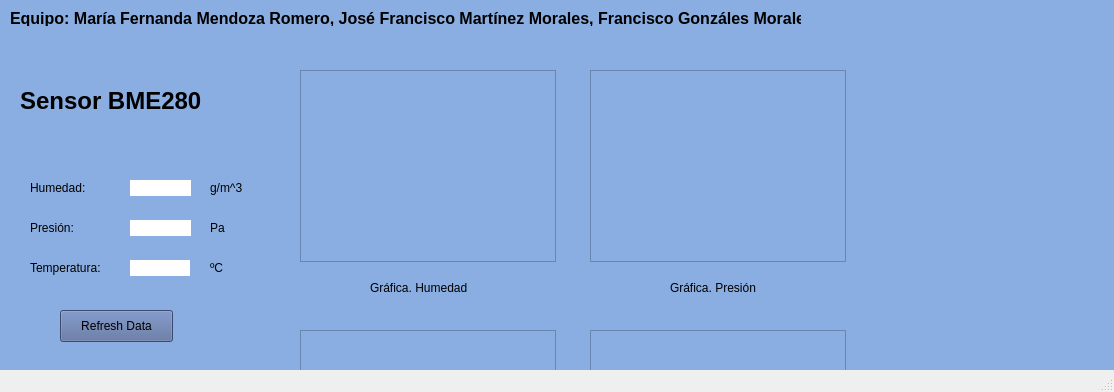
<?xml version="1.0" encoding="UTF-8"?>
<ui version="4.0">
 <class>MainWindow</class>
 <widget class="QMainWindow" name="MainWindow">
  <property name="geometry">
   <rect>
    <x>0</x>
    <y>0</y>
    <width>1114</width>
    <height>392</height>
   </rect>
  </property>
  <property name="windowTitle">
   <string>MainWindow</string>
  </property>
  <widget class="QWidget" name="centralwidget">
   <property name="styleSheet">
    <string notr="true">background-color: rgb(138, 174, 225)</string>
   </property>
   <widget class="QLabel" name="label">
    <property name="geometry">
     <rect>
      <x>20</x>
      <y>60</y>
      <width>231</width>
      <height>81</height>
     </rect>
    </property>
    <property name="font">
     <font>
      <family>Helvetica Neue</family>
      <pointsize>18</pointsize>
      <weight>75</weight>
      <bold>true</bold>
     </font>
    </property>
    <property name="text">
     <string>Sensor BME280</string>
    </property>
   </widget>
   <widget class="QLabel" name="label_2">
    <property name="geometry">
     <rect>
      <x>30</x>
      <y>180</y>
      <width>60</width>
      <height>16</height>
     </rect>
    </property>
    <property name="font">
     <font>
      <family>Helvetica</family>
     </font>
    </property>
    <property name="text">
     <string>Humedad:</string>
    </property>
   </widget>
   <widget class="QLabel" name="label_3">
    <property name="geometry">
     <rect>
      <x>30</x>
      <y>220</y>
      <width>60</width>
      <height>16</height>
     </rect>
    </property>
    <property name="font">
     <font>
      <family>Helvetica Neue</family>
     </font>
    </property>
    <property name="text">
     <string>Presión:</string>
    </property>
   </widget>
   <widget class="QLabel" name="label_4">
    <property name="geometry">
     <rect>
      <x>30</x>
      <y>260</y>
      <width>101</width>
      <height>16</height>
     </rect>
    </property>
    <property name="font">
     <font>
      <family>Helvetica</family>
     </font>
    </property>
    <property name="text">
     <string>Temperatura:</string>
    </property>
   </widget>
   <widget class="QPushButton" name="pushButton">
    <property name="geometry">
     <rect>
      <x>60</x>
      <y>310</y>
      <width>113</width>
      <height>32</height>
     </rect>
    </property>
    <property name="font">
     <font>
      <family>Helvetica</family>
     </font>
    </property>
    <property name="styleSheet">
     <string notr="true">background-color: rgb(83, 105, 154);</string>
    </property>
    <property name="text">
     <string>Refresh Data</string>
    </property>
   </widget>
   <widget class="QChartView" name="graphicsView">
    <property name="geometry">
     <rect>
      <x>300</x>
      <y>70</y>
      <width>256</width>
      <height>192</height>
     </rect>
    </property>
   </widget>
   <widget class="QLabel" name="label_5">
    <property name="geometry">
     <rect>
      <x>130</x>
      <y>180</y>
      <width>61</width>
      <height>16</height>
     </rect>
    </property>
    <property name="styleSheet">
     <string notr="true">background-color: rgb(255, 255, 255);</string>
    </property>
    <property name="text">
     <string/>
    </property>
   </widget>
   <widget class="QLabel" name="label_6">
    <property name="geometry">
     <rect>
      <x>130</x>
      <y>220</y>
      <width>61</width>
      <height>16</height>
     </rect>
    </property>
    <property name="styleSheet">
     <string notr="true">background-color: rgb(255, 255, 255);</string>
    </property>
    <property name="text">
     <string/>
    </property>
   </widget>
   <widget class="QLabel" name="label_7">
    <property name="geometry">
     <rect>
      <x>130</x>
      <y>260</y>
      <width>60</width>
      <height>16</height>
     </rect>
    </property>
    <property name="styleSheet">
     <string notr="true">background-color: rgb(254, 254, 254);</string>
    </property>
    <property name="text">
     <string/>
    </property>
   </widget>
   <widget class="QChartView" name="graphicsView_2">
    <property name="geometry">
     <rect>
      <x>590</x>
      <y>70</y>
      <width>256</width>
      <height>192</height>
     </rect>
    </property>
   </widget>
   <widget class="QChartView" name="graphicsView_3">
    <property name="geometry">
     <rect>
      <x>300</x>
      <y>330</y>
      <width>256</width>
      <height>192</height>
     </rect>
    </property>
   </widget>
   <widget class="QChartView" name="graphicsView_4">
    <property name="geometry">
     <rect>
      <x>590</x>
      <y>330</y>
      <width>256</width>
      <height>192</height>
     </rect>
    </property>
   </widget>
   <widget class="QLabel" name="label_8">
    <property name="geometry">
     <rect>
      <x>210</x>
      <y>180</y>
      <width>60</width>
      <height>16</height>
     </rect>
    </property>
    <property name="font">
     <font>
      <family>Helvetica</family>
     </font>
    </property>
    <property name="text">
     <string>g/m^3</string>
    </property>
   </widget>
   <widget class="QLabel" name="label_9">
    <property name="geometry">
     <rect>
      <x>210</x>
      <y>220</y>
      <width>60</width>
      <height>16</height>
     </rect>
    </property>
    <property name="font">
     <font>
      <family>Helvetica</family>
     </font>
    </property>
    <property name="text">
     <string>Pa</string>
    </property>
   </widget>
   <widget class="QLabel" name="label_10">
    <property name="geometry">
     <rect>
      <x>210</x>
      <y>260</y>
      <width>60</width>
      <height>16</height>
     </rect>
    </property>
    <property name="font">
     <font>
      <family>Helvetica</family>
     </font>
    </property>
    <property name="text">
     <string>ºC</string>
    </property>
   </widget>
   <widget class="QLabel" name="label_11">
    <property name="geometry">
     <rect>
      <x>10</x>
      <y>10</y>
      <width>791</width>
      <height>16</height>
     </rect>
    </property>
    <property name="font">
     <font>
      <family>Helvetica Neue</family>
      <pointsize>12</pointsize>
      <weight>75</weight>
      <bold>true</bold>
     </font>
    </property>
    <property name="text">
     <string>Equipo: María Fernanda Mendoza Romero, José Francisco Martínez Morales, Francisco Gonzáles Morales </string>
    </property>
   </widget>
   <widget class="QLabel" name="label_12">
    <property name="geometry">
     <rect>
      <x>370</x>
      <y>280</y>
      <width>121</width>
      <height>16</height>
     </rect>
    </property>
    <property name="font">
     <font>
      <family>Helvetica</family>
     </font>
    </property>
    <property name="text">
     <string>Gráfica. Humedad</string>
    </property>
   </widget>
   <widget class="QLabel" name="label_13">
    <property name="geometry">
     <rect>
      <x>670</x>
      <y>280</y>
      <width>121</width>
      <height>16</height>
     </rect>
    </property>
    <property name="font">
     <font>
      <family>Helvetica</family>
     </font>
    </property>
    <property name="text">
     <string>Gráfica. Presión</string>
    </property>
   </widget>
   <widget class="QLabel" name="label_14">
    <property name="geometry">
     <rect>
      <x>370</x>
      <y>540</y>
      <width>141</width>
      <height>16</height>
     </rect>
    </property>
    <property name="font">
     <font>
      <family>Helvetica</family>
     </font>
    </property>
    <property name="text">
     <string>Gráfica. Temperatura</string>
    </property>
   </widget>
   <widget class="QLabel" name="label_15">
    <property name="geometry">
     <rect>
      <x>590</x>
      <y>540</y>
      <width>261</width>
      <height>16</height>
     </rect>
    </property>
    <property name="font">
     <font>
      <family>Helvetica</family>
     </font>
    </property>
    <property name="text">
     <string>Gráfica Humedad, Presión y  Temperatura</string>
    </property>
   </widget>
  </widget>
  <widget class="QMenuBar" name="menubar">
   <property name="geometry">
    <rect>
     <x>0</x>
     <y>0</y>
     <width>1114</width>
     <height>22</height>
    </rect>
   </property>
  </widget>
  <widget class="QStatusBar" name="statusbar"/>
 </widget>
 <customwidgets>
  <customwidget>
   <class>QChartView</class>
   <extends>QGraphicsView</extends>
   <header>QtCharts</header>
  </customwidget>
 </customwidgets>
 <resources/>
 <connections/>
</ui>
